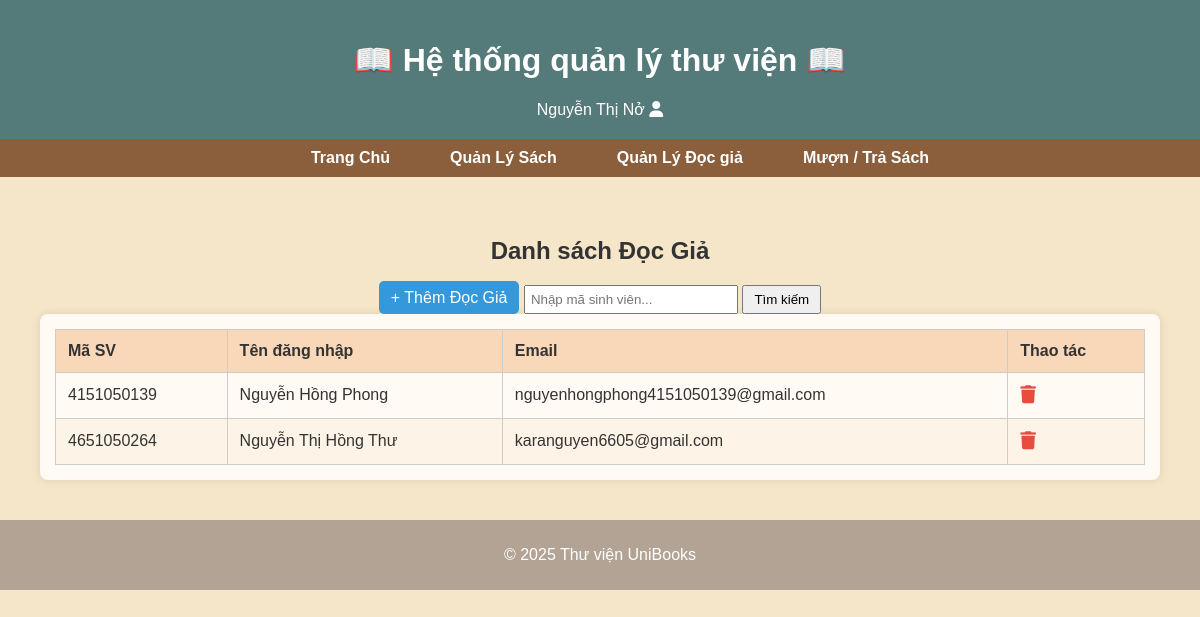
/users/user_list.php (signed in), run on the app's committed database.
### tables this page shows
CREATE TABLE `users` (
  `masv` varchar(10) NOT NULL,
  `username` varchar(50) NOT NULL,
  `password` varchar(255) NOT NULL,
  `email` varchar(100) DEFAULT NULL,
  `role` enum('user','admin') NOT NULL DEFAULT 'user',
  `created_at` datetime DEFAULT current_timestamp()
);

### users/user_list.php (the view, shortened to what this page needs)
<?php
require_once '../database/db.php';
include("../includes/header.php");
include("../includes/nav.php");
$keyword = $_GET['keyword'] ?? '';
$search_field = $_GET['search_field'] ?? 'masv';
if ($keyword !== '') {
    $sql = "SELECT * FROM users WHERE role = 'user' AND $search_field LIKE :keyword";
    $stmt = $pdo->prepare($sql);
    $stmt->execute(['keyword' => "%$keyword%"]);
} else {
    $stmt = $pdo->query("SELECT * FROM users WHERE role = 'user'");
}
$users = $stmt->fetchAll();
?>
<main>
    <link rel="stylesheet" href="../assets/users.css">
    <link rel="stylesheet" href="https://cdnjs.cloudflare.com/ajax/libs/font-awesome/6.5.0/css/all.min.css">
    <h2>Danh sách Đọc Giả</h2>
    <a href="user_add.php" class="btn btn-success" style="margin-bottom: 15px;">+ Thêm Đọc Giả</a>
    <form method="GET" action="" style="display: inline-block; vertical-align: middle;">
        <input type="text" name="keyword" placeholder="Nhập mã sinh viên..." value="<?= htmlspecialchars($keyword) ?>" style="padding: 5px; width: 200px;">
        <button type="submit" style="padding: 5px 10px;">Tìm kiếm</button>
    </form>
    <div class="table-container">
        <table class="table">
            <thead>
                <tr>
                    <th>Mã SV</th>
                    <th>Tên đăng nhập</th>
                    <th>Email</th>
                    <th>Thao tác</th>
                </tr>
            </thead>
            <tbody>
                <?php foreach ($users as $row): ?>
                    <tr>
                        <td><?= htmlspecialchars($row['masv']) ?></td>
                        <td><?= htmlspecialchars($row['username']) ?></td>
                        <td><?= htmlspecialchars($row['email']) ?></td>
                        <td class="action-icons">
                            <a href="user_delete.php?masv=<?= urlencode($row['masv']) ?>" class="delete-icon" title="Xóa" onclick="return confirm('Bạn có chắc muốn xóa người dùng này không?');">
                                <i class="fa fa-trash"></i>
                            </a>
                        </td>
                    </tr>
                <?php endforeach; ?>
            </tbody>
        </table>
    </div>
</main>
<?php include("../includes/footer.php"); ?>

### assets/styles.css (style rules this page uses)
:root { --bg-img: url('../public/BG-img-register.jpg');; }
body { font-family: Arial, sans-serif; background-color: #F5E6CA; color: #333; margin: 0; padding: 0; }
main { text-align: center; padding: 40px; }
.btn { padding: 6px 12px; background-color: #3498db; color: white; border: none; border-radius: 6px; text-decoration: none; }

### assets/users.css (style rules this page uses)
.table-container { background-color: #fff; padding: 15px; border-radius: 8px; box-shadow: 0 0 10px rgba(0,0,0,0.1); background-color: #fffaf3; }
table.table { width: 100%; border-collapse: collapse; }
table.table th, table.table td { border: 1px solid #ccc; padding: 12px; text-align: left; vertical-align: middle; }
table.table th { background-color: #f8d8b8; color: #333; }
table.table tr:nth-child(even) { background-color: #fdf4e7; }
.action-icons a { margin-right: 8px; font-size: 18px; text-decoration: none; }
.action-icons .delete-icon { color: #e74c3c; }
.btn-success { background-color: #3498db; color: white; padding: 8px 12px; border-radius: 5px; text-decoration: none; }

### data on the page
users: masv "4151050139", username "Nguyễn Hồng Phong", email "nguyenhongphong4151050139@gmail.com"
users: masv "4651050264", username "Nguyễn Thị Hồng Thư", email "karanguyen6605@gmail.com"

### other printed values
$_SESSION['username'] "Nguyễn Thị Nở"
